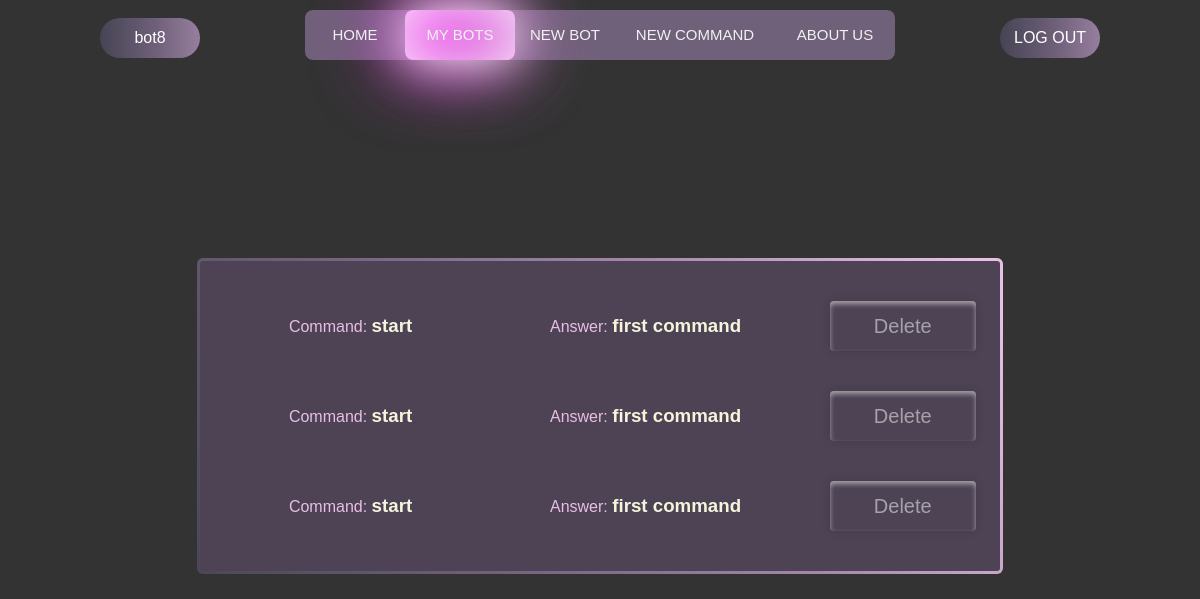
Screenshot of /bots/bot/bot_username/ (signed in) with the database file from the repository.
### authentication/models.py (models this page shows)
class CustomUser(AbstractUser):
    email = models.EmailField('Email', unique=True)
    avatar = models.ImageField('Avatar', blank=True, upload_to=f'avatars/')
    telegram_id = models.CharField('Telegram id', blank=True, max_length=40)
    def __str__(self):
        return self.username

### constructor/models.py (models this page shows, shortened)
class Command(models.Model):
    bot_name = models.CharField('Name', max_length=30) # Будет вылазить выбор всех ботов пользователя
    bot_token = models.CharField('Token', null=True, blank=True, max_length=30)
    type = models.CharField('Type', default='command', max_length=10) # Тип команды бота
    message = models.CharField('', default='Target message', max_length=10) # Команда которая будет писаться через слеш
    answer = models.TextField('Answer', max_length=255) # Ответ на эту команду
    creating_date = models.DateTimeField('Date of changing', null=True, auto_now=True) # Дата изменения бота (создания новой команды)
    class Meta:
        verbose_name = 'Command'
        verbose_name_plural = 'Commands'
        ordering = ['creating_date']

### constructor/views.py (the view)
# urls.py: path('bot/<str:pk>/', BotCommandList.as_view(), name='bot-edit-page'),
class BotCommandList(LoginRequiredMixin, DetailView):
    template_name = 'constructor/bot_edit.html'
    def get(self, request, pk):
        return render(request,
                      self.template_name,
                      context={
                          "commands": Command.objects.all().filter(bot_name=pk),
                          'bot': pk
                      }
                      )

### constructor/templates/constructor/bot_edit.html (shortened to what this page needs)
{% extends 'main/base.html' %}
{% load static %}
{% block links %}
    <link rel="stylesheet" href="{% static 'constructor/css/add_command.css' %}">
    <link rel="stylesheet" href="{% static 'constructor/css/bot_edit.css' %}">
{% endblock %}
{% block div-animation %}<div class="animation start-bots"></div>{% endblock %}
{% block content %}
    <main>
        <div class="tasks-list gradient-border">
            <div class="overtask">
                <div class="task">
                    {% for command in commands %}
                        <div class="bot-info">
                            <span class="info">
                                <span>
                                    <p>Command:</p>
                                    <h3>{{ command.message }}</h3>
                                </span>
                                <span>
                                    <p>Answer:</p>
                                    <h3>{{ command.answer }}</h3>
                                </span>
                            </span>
                            <span>
                                <form action="{% url 'command-delete-page' command.id %}" method="post">{% csrf_token %}
                                    <input class="sub" type="submit" value="Delete">
                                </form>
                            </span>
                        </div>
                    {% endfor %}
                </div>
            </div>
        </div>
    </main>
{% endblock %}

### main/templates/main/base.html (shortened to what this page needs)
{% load static %}
<!DOCTYPE html>
<html lang="en">
<head>
  <link rel="stylesheet" href="{% static 'main/css/base.css' %}">
  {% block links %}
  {% endblock %}
</head>
<body>
  <header>
    <span class="fake">
      <p class="nickname">{{user}}</p>
    </span>
    <div class="header">
      <a class="btn-home header-button" href="{% url 'home' %}">Home</a>
      <a class="btn-addcommand header-button" href="{% url 'bots' %}">My bots</a>
      <a class="btn-bots header-button" href="{% url 'create-new-bot' %}">New bot</a>
      <a class="btn-newbot header-button" href="{% url 'bot-add-command' %}">New command</a>
      <a class="btn-about header-button" href="{% url 'about' %}">About us</a>
      {% block div-animation %}{% endblock %}
    </div>
    <span class="fake">
      {% if user.is_authenticated %}
        <a href="{% url 'logout' %}"><button class="log-btn">LOG OUT</button></a>
      {% else %}
        <a href="{% url 'authentication' %}"><button class="log-btn">LOG IN</button></a>
      {% endif %}
    </span>
  </header>
  {% block content %}
  {% endblock %}
</body>
</html>

### main/static/main/css/base.css (style rules this page uses)
.nickname { width: 100px; height: 40px; display: flex; justify-content: center; align-items: center; color: #fff; font-size: 16px; font-family: sans-serif; background: linear-gradient(90deg, #464454, #70617a, #a488ac, #e8bfe6, #e8bfe6, #a488ac, #70617a, #464454); background-size: 400%; border-radius: 30px; border-style:none; }
* { margin: 0; padding: 0; }
body { font-family: sans-serif; background: #333; display: flex; justify-content: center; flex-wrap: wrap; padding-top: 10px; height: 100vh; }
header { display: flex; justify-content: space-between; height: 7vh; width: 100% }
.header { position: relative; min-width: 590px; height: 50px; background-color: #70617a; border-radius: 8px; font-size: 0; }
.header-button { line-height: 50px; height: 100%; font-size: 15px; display: inline-block; position: relative; z-index: 2; text-decoration: none; text-transform: uppercase; text-align: center; color: #f1f1f1; cursor: pointer; }
.animation { position: absolute; height: 100%; top: 0; z-index: 0; transition: all .5s ease 0s; border-radius: 8px; }
.header-button:nth-child(1) { width: 100px; }
.header-button:nth-child(2) { width: 110px; }
.header-button:nth-child(3) { width: 100px; }
.header-button:nth-child(4) { width: 160px; }
.header-button:nth-child(5) { width: 120px; }
.start-bots, .header-button:nth-child(2):hover~.animation { width: 110px; left: 100px; background-color: #e8bfe6; transform: translateY(0); box-shadow: inset 0 0 60px whitesmoke, inset 20px 0 80px #f0f, inset -20px 0 80px rgb(140, 140, 140), inset 20px 0 300px #f0f, inset -20px 0 300px rgb(140, 140, 140), 0 0 50px #fff, -10px 0 80px #f0f, 10px 0 80px rgb(140, 140, 140); }
.fake { width: 300px; display: flex; justify-content: center; align-items: center; }
a { text-decoration: none; }
.log-btn { width: 100px; height: 40px; display: flex; justify-content: center; align-items: center; color: #fff; font-size: 16px; font-family: sans-serif; background: linear-gradient(90deg, #464454, #70617a, #a488ac, #e8bfe6, #e8bfe6, #a488ac, #70617a, #464454); background-size: 400%; border-radius: 30px; border-style:none; }
.log-btn:before { outline: none; content: ""; top: -5px; left: -5px; right: -5px; bottom: -5px; z-index: -1; background: linear-gradient(45deg, #2e2e3b, #464454, #70617a, #a488ac, #e8bfe6, #e8bfe6, #a488ac, #70617a, #464454, #2e2e3b); background-size: 400%; border-radius: 40px; opacity: 0; transition: 0.5s; }

### constructor/static/constructor/css/add_command.css (style rules this page uses)
select, input, textarea { color: rgb(0, 0, 0); padding: 12px; width: auto; border: none; font-size: 16.5px; box-shadow: 0 5px 25px rgba(0, 0, 0, 0.2); -webkit-appearance: button; appearance: button; outline: none; }
.sub { width: 150px; height: 50px; cursor: pointer; border: none; color: rgba(255,255,255,0.5); font-size: 20px; border-radius: 4px; box-shadow: inset 0px 3px 5px rgba(255,255,255,0.5), 0px 0px 10px rgba(0,0,0,0.15); background: rgb(2,0,36); background: linear-gradient(45deg, rgba(2,0,36,0) 5%, rgba(255,255,255,.5) 6%, rgba(255,255,255,0) 9%, rgba(255,255,255,.5) 10%, rgba(255,255,255,0) 17%, rgba(255,255,255,.5) 19%, rgba(255,255,255,0) 21%); background-size: 150%; background-position: right; transition: 1s; }
main { width: 100%; height: 100%; display: flex; justify-content: center; align-items: center; }
form { width: 97%; display: flex; justify-content: space-around; align-items: center; }
.tasks-list { padding: 20px; height: auto; margin-bottom: 100px; margin-left: 100px; margin-right: 100px; width: 1100px; border-radius: 10px; display: flex; justify-content: center; }
.overtask { width: 100%; }
.task { width: 100%; height: 120px; display: flex; justify-content: space-around; align-items: center; }
p { width: 100%; text-align: center; color: #e8bfe6 }
.gradient-border { --borderWidth: 3px; background: #4d4354; position: relative; border-radius: var(--borderWidth); }
.gradient-border:after { content: ""; position: absolute; top: calc(-1 * var(--borderWidth)); left: calc(-1 * var(--borderWidth)); height: calc(100% + var(--borderWidth) * 2); width: calc(100% + var(--borderWidth) * 2); background: linear-gradient( 60deg, #2e2e3b, #464454, #70617a, #a488ac, #e8bfe6, #e8bfe6, #a488ac, #70617a, #464454, #2e2e3b ); border-radius: calc(2 * var(--borderWidth)); z-index: -1; animation: animatedgradient 3s ease alternate infinite; background-size: 300% 300%; }

### rows the page displays
CustomUser: username "bot8"
Command: message "start", answer "first command"
Command: message "start", answer "first command"
Command: message "start", answer "first command"
